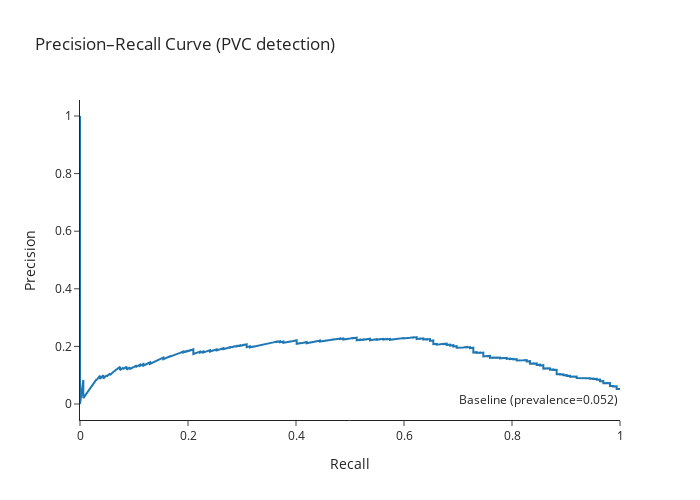

This figure's notebook cell:
### Markdown cell above
##### Precision / Recall / F1 vs Threshold — Summary

##### Graph Insights
- **Low thresholds (0.1–0.3):**
  - Recall ≈ 1.0 → the model catches nearly all PVCs.
  - Precision is very low (~0.05–0.1) → most alarms are false.
  - F1 is also low because precision is so weak.
  - This represents a *safety-first mode* (no PVCs missed, but high false alarm rate).

- **Mid thresholds (0.4–0.5):**
  - Precision improves (~0.2–0.25).
  - Recall decreases to ~0.4–0.6.
  - F1 peaks (~0.25–0.3).
  - This is the *balanced operating point*.

- **High thresholds (>0.7):**
  - Recall collapses (<0.1).
  - Precision falls back toward baseline (≈0.05, PVC prevalence).
  - The model stops predicting PVCs → not clinically useful.

- **Baseline (PVC prevalence ≈0.05):**
  - Random guessing would yield ~0.05 precision.
  - The model consistently outperforms this across thresholds.



##### Practical Takeaways
- **Screening / safety-first mode:**  
  - Use a **low threshold (0.2–0.3)**.  
  - Pros: PVCs almost never missed (recall ≈ 1.0).  
  - Cons: ~90% of alarms are false (precision ≈ 0.1).  
  - Appropriate when *false negatives are unacceptable* (better too many alarms than missed PVCs).

- **Balanced mode:**  
  - Use a **mid threshold (0.4–0.5)**.  
  - Pros: Precision improves to ~0.2–0.25, recall still reasonable (~0.5–0.6).  
  - Cons: Some PVCs missed, still many false alarms.  
  - Suitable if clinicians can tolerate some misses in exchange for fewer false alarms.

- **High threshold (>0.7):**  
  - Neither precision nor recall is good.  
  - Not recommended.



 **Overall:**  
This model is best suited as a **screening or early-warning tool**, where the goal is **maximizing recall** to avoid missing PVCs.  
Clinicians should expect many false alarms, but far fewer PVCs will be missed.

### Code cell
import numpy as np
import plotly.graph_objects as go
from sklearn.metrics import precision_recall_curve, average_precision_score

test_scores = model.predict(X_test_2).ravel()
prec, rec, _ = precision_recall_curve(y_test, test_scores)
ap = average_precision_score(y_test, test_scores)
baseline = y_test.mean()  # PVC prevalence

fig_pr = go.Figure()
fig_pr.add_trace(go.Scatter(x=rec, y=prec, mode="lines",
                            name=f"PR curve (AP={ap:.3f})"))
fig_pr.add_hline(y=baseline, line_dash="dash", line_color="gray",
                 annotation_text=f"Baseline (prevalence={baseline:.3f})",
                 annotation_position="bottom right")

fig_pr.update_layout(
    title="Precision–Recall Curve (PVC detection)",
    xaxis_title="Recall",
    yaxis_title="Precision",
    template="simple_white",
    width=700, height=500
)
fig_pr.show()

# Optional save for LinkedIn
# fig_pr.write_image("pr_curve_pvc.png", scale=2)  # pip install kaleido

### Figure 1 — Plotly figure (JSON) as saved in the notebook; plotly's stock layout.template omitted (floating-point values rounded to 4 significant figures; data arrays with more than 128 entries replaced by an {"elided": "..."} marker saying what was removed)
{"data": [{"mode": "lines", "name": "PR curve (AP=0.172)", "type": "scatter", "x": {"elided": "3139 float values"}, "y": {"elided": "3139 float values"}}], "layout": {"annotations": [{"showarrow": false, "text": "Baseline (prevalence=0.052)", "x": 1, "xanchor": "right", "xref": "x domain", "y": 0.05161, "yanchor": "top", "yref": "y"}], "height": 500, "shapes": [{"line": {"color": "gray", "dash": "dash"}, "type": "line", "x0": 0, "x1": 1, "xref": "x domain", "y0": 0.05161, "y1": 0.05161, "yref": "y"}], "title": {"text": "Precision–Recall Curve (PVC detection)"}, "width": 700, "xaxis": {"title": {"text": "Recall"}}, "yaxis": {"title": {"text": "Precision"}}}}
